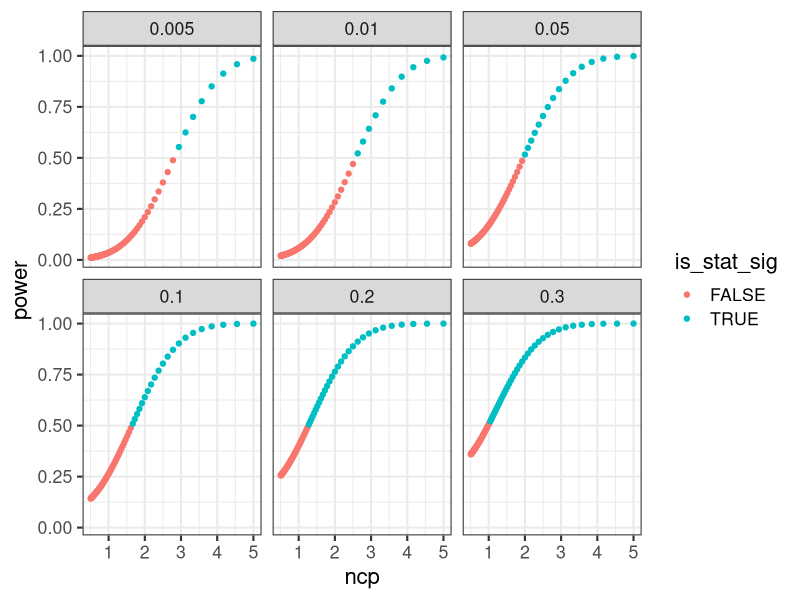

Recreate this plot in R.
## ---- chunk 1
require(purrr)
require(ggplot2)
require(dplyr)
knitr::opts_chunk$set(echo = TRUE)
## ---- chunk 2
treatment_effect = .01
sigma2_treatment = sigma2_control = sigma2 = 2
n = 1e3
alpha = .05
treatment_share = .5
control_share = .5
n_treatment = n * treatment_share
n_control = n * control_share

pooled_se = sqrt(sigma2_treatment / n_treatment + sigma2_control / n_control)
pooled_ncp = treatment_effect / pooled_se

crit = qnorm(1-alpha/2)
pnorm(-crit - pooled_ncp) + (pnorm(-crit + pooled_ncp))
## ---- chunk 3
power.t.test(
  n = n * treatment_share,
  delta = treatment_effect,
  sd = sqrt(sigma2),
  strict = TRUE
)
## ---- chunk 4
power = function(delta, se, alpha = .05) {
  pooled_ncp = delta / se
  crit = qnorm(1-alpha/2)
  pnorm(-crit - pooled_ncp) + (pnorm(-crit + pooled_ncp))
}
## ---- chunk 5
#| echo: false
delta = .5
se = seq(from = .1, to = 1, by = .01)
alpha = c(.005, .01, .05, .1, .2, .3)

params = expand.grid(delta = delta, se = se, alpha = alpha)
output = pmap_dbl(params %>% as.data.frame(), function(delta, se, alpha) {
  power(delta, se, alpha)
})
cbind(params, power = output) %>%
  mutate(
    ncp = delta / se,
    crit = qnorm(1-alpha/2)
  ) %>%
  mutate(
    is_stat_sig = abs(delta/se) >= crit
  ) %>%
  arrange(alpha, desc(se)) %>%
  group_by(alpha) %>%
  mutate(
    power_prev = lag(power)
  ) %>%
  mutate(
    incremental_power = power - power_prev
  ) %>%
  filter(!is.na(incremental_power)) %>% 
  ggplot(aes(x = ncp, y = power, color = is_stat_sig)) +
  geom_point() +
  facet_wrap(~ alpha) +
  theme_bw(base_size = 16)
